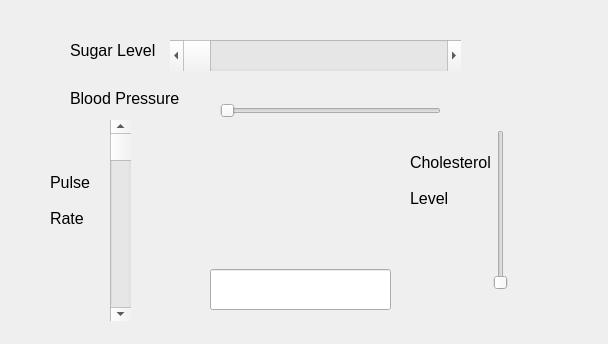
<?xml version="1.0" encoding="UTF-8"?>
<ui version="4.0">
 <class>Dialog</class>
 <widget class="QDialog" name="Dialog">
  <property name="geometry">
   <rect>
    <x>0</x>
    <y>0</y>
    <width>608</width>
    <height>344</height>
   </rect>
  </property>
  <property name="windowTitle">
   <string>Dialog</string>
  </property>
  <widget class="QScrollBar" name="horizontalScrollBarSugarLevel">
   <property name="geometry">
    <rect>
     <x>170</x>
     <y>40</y>
     <width>291</width>
     <height>31</height>
    </rect>
   </property>
   <property name="orientation">
    <enum>Qt::Horizontal</enum>
   </property>
  </widget>
  <widget class="QScrollBar" name="verticalScrollBarPulseRate">
   <property name="geometry">
    <rect>
     <x>110</x>
     <y>120</y>
     <width>21</width>
     <height>201</height>
    </rect>
   </property>
   <property name="orientation">
    <enum>Qt::Vertical</enum>
   </property>
  </widget>
  <widget class="QSlider" name="horizontalSliderBloodPressure">
   <property name="geometry">
    <rect>
     <x>220</x>
     <y>100</y>
     <width>221</width>
     <height>21</height>
    </rect>
   </property>
   <property name="orientation">
    <enum>Qt::Horizontal</enum>
   </property>
  </widget>
  <widget class="QSlider" name="verticalSliderCholestrolLevel">
   <property name="geometry">
    <rect>
     <x>490</x>
     <y>130</y>
     <width>22</width>
     <height>160</height>
    </rect>
   </property>
   <property name="orientation">
    <enum>Qt::Vertical</enum>
   </property>
  </widget>
  <widget class="QLabel" name="label">
   <property name="geometry">
    <rect>
     <x>70</x>
     <y>40</y>
     <width>91</width>
     <height>21</height>
    </rect>
   </property>
   <property name="font">
    <font>
     <family>Arial</family>
     <pointsize>12</pointsize>
    </font>
   </property>
   <property name="text">
    <string>Sugar Level</string>
   </property>
  </widget>
  <widget class="QLabel" name="label_2">
   <property name="geometry">
    <rect>
     <x>70</x>
     <y>90</y>
     <width>111</width>
     <height>16</height>
    </rect>
   </property>
   <property name="font">
    <font>
     <family>Arial</family>
     <pointsize>12</pointsize>
    </font>
   </property>
   <property name="text">
    <string>Blood Pressure</string>
   </property>
  </widget>
  <widget class="QLabel" name="label_3">
   <property name="geometry">
    <rect>
     <x>50</x>
     <y>160</y>
     <width>51</width>
     <height>81</height>
    </rect>
   </property>
   <property name="font">
    <font>
     <family>Arial</family>
     <pointsize>12</pointsize>
    </font>
   </property>
   <property name="text">
    <string>Pulse

Rate</string>
   </property>
  </widget>
  <widget class="QLabel" name="label_4">
   <property name="geometry">
    <rect>
     <x>410</x>
     <y>150</y>
     <width>81</width>
     <height>61</height>
    </rect>
   </property>
   <property name="font">
    <font>
     <family>Arial</family>
     <pointsize>12</pointsize>
    </font>
   </property>
   <property name="text">
    <string>Cholesterol

Level</string>
   </property>
  </widget>
  <widget class="QLineEdit" name="lineEditResult">
   <property name="geometry">
    <rect>
     <x>210</x>
     <y>269</y>
     <width>181</width>
     <height>41</height>
    </rect>
   </property>
  </widget>
 </widget>
 <resources/>
 <connections/>
</ui>
